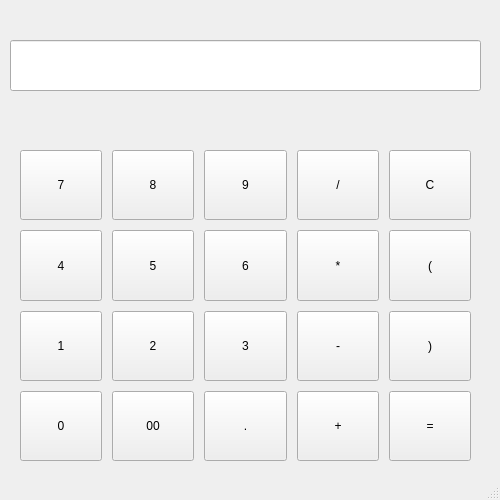
<?xml version="1.0" encoding="UTF-8"?>
<ui version="4.0">
 <class>MainWindow</class>
 <widget class="QMainWindow" name="MainWindow">
  <property name="geometry">
   <rect>
    <x>0</x>
    <y>0</y>
    <width>500</width>
    <height>500</height>
   </rect>
  </property>
  <property name="windowTitle">
   <string>Калькулятор</string>
  </property>
  <widget class="QWidget" name="centralwidget">
   <widget class="QWidget" name="gridLayoutWidget">
    <property name="geometry">
     <rect>
      <x>10</x>
      <y>140</y>
      <width>471</width>
      <height>331</height>
     </rect>
    </property>
    <layout class="QGridLayout" name="gridLayout">
     <property name="leftMargin">
      <number>10</number>
     </property>
     <property name="topMargin">
      <number>10</number>
     </property>
     <property name="rightMargin">
      <number>10</number>
     </property>
     <property name="bottomMargin">
      <number>10</number>
     </property>
     <property name="spacing">
      <number>10</number>
     </property>
     <item row="2" column="0">
      <widget class="QPushButton" name="one">
       <property name="sizePolicy">
        <sizepolicy hsizetype="Minimum" vsizetype="Expanding">
         <horstretch>0</horstretch>
         <verstretch>0</verstretch>
        </sizepolicy>
       </property>
       <property name="text">
        <string>1</string>
       </property>
      </widget>
     </item>
     <item row="1" column="0">
      <widget class="QPushButton" name="four">
       <property name="sizePolicy">
        <sizepolicy hsizetype="Minimum" vsizetype="Expanding">
         <horstretch>0</horstretch>
         <verstretch>0</verstretch>
        </sizepolicy>
       </property>
       <property name="text">
        <string>4</string>
       </property>
      </widget>
     </item>
     <item row="3" column="0">
      <widget class="QPushButton" name="zero">
       <property name="sizePolicy">
        <sizepolicy hsizetype="Minimum" vsizetype="Expanding">
         <horstretch>0</horstretch>
         <verstretch>0</verstretch>
        </sizepolicy>
       </property>
       <property name="text">
        <string>0</string>
       </property>
      </widget>
     </item>
     <item row="0" column="0">
      <widget class="QPushButton" name="seven">
       <property name="enabled">
        <bool>true</bool>
       </property>
       <property name="sizePolicy">
        <sizepolicy hsizetype="Minimum" vsizetype="Expanding">
         <horstretch>0</horstretch>
         <verstretch>0</verstretch>
        </sizepolicy>
       </property>
       <property name="text">
        <string>7</string>
       </property>
      </widget>
     </item>
     <item row="0" column="3">
      <widget class="QPushButton" name="slesh">
       <property name="sizePolicy">
        <sizepolicy hsizetype="Minimum" vsizetype="Expanding">
         <horstretch>0</horstretch>
         <verstretch>0</verstretch>
        </sizepolicy>
       </property>
       <property name="text">
        <string>/</string>
       </property>
      </widget>
     </item>
     <item row="0" column="2">
      <widget class="QPushButton" name="nine">
       <property name="sizePolicy">
        <sizepolicy hsizetype="Minimum" vsizetype="Expanding">
         <horstretch>0</horstretch>
         <verstretch>0</verstretch>
        </sizepolicy>
       </property>
       <property name="text">
        <string>9</string>
       </property>
      </widget>
     </item>
     <item row="0" column="1">
      <widget class="QPushButton" name="eight">
       <property name="sizePolicy">
        <sizepolicy hsizetype="Minimum" vsizetype="Expanding">
         <horstretch>0</horstretch>
         <verstretch>0</verstretch>
        </sizepolicy>
       </property>
       <property name="text">
        <string>8</string>
       </property>
      </widget>
     </item>
     <item row="0" column="4">
      <widget class="QPushButton" name="clear">
       <property name="sizePolicy">
        <sizepolicy hsizetype="Minimum" vsizetype="Expanding">
         <horstretch>0</horstretch>
         <verstretch>0</verstretch>
        </sizepolicy>
       </property>
       <property name="text">
        <string>C</string>
       </property>
      </widget>
     </item>
     <item row="1" column="1">
      <widget class="QPushButton" name="five">
       <property name="sizePolicy">
        <sizepolicy hsizetype="Minimum" vsizetype="Expanding">
         <horstretch>0</horstretch>
         <verstretch>0</verstretch>
        </sizepolicy>
       </property>
       <property name="text">
        <string>5</string>
       </property>
      </widget>
     </item>
     <item row="1" column="2">
      <widget class="QPushButton" name="six">
       <property name="sizePolicy">
        <sizepolicy hsizetype="Minimum" vsizetype="Expanding">
         <horstretch>0</horstretch>
         <verstretch>0</verstretch>
        </sizepolicy>
       </property>
       <property name="text">
        <string>6</string>
       </property>
      </widget>
     </item>
     <item row="1" column="3">
      <widget class="QPushButton" name="multiply">
       <property name="sizePolicy">
        <sizepolicy hsizetype="Minimum" vsizetype="Expanding">
         <horstretch>0</horstretch>
         <verstretch>0</verstretch>
        </sizepolicy>
       </property>
       <property name="text">
        <string>*</string>
       </property>
      </widget>
     </item>
     <item row="1" column="4">
      <widget class="QPushButton" name="left_bracket">
       <property name="sizePolicy">
        <sizepolicy hsizetype="Minimum" vsizetype="Expanding">
         <horstretch>0</horstretch>
         <verstretch>0</verstretch>
        </sizepolicy>
       </property>
       <property name="text">
        <string>(</string>
       </property>
      </widget>
     </item>
     <item row="2" column="1">
      <widget class="QPushButton" name="second">
       <property name="sizePolicy">
        <sizepolicy hsizetype="Minimum" vsizetype="Expanding">
         <horstretch>0</horstretch>
         <verstretch>0</verstretch>
        </sizepolicy>
       </property>
       <property name="text">
        <string>2</string>
       </property>
      </widget>
     </item>
     <item row="2" column="2">
      <widget class="QPushButton" name="three">
       <property name="sizePolicy">
        <sizepolicy hsizetype="Minimum" vsizetype="Expanding">
         <horstretch>0</horstretch>
         <verstretch>0</verstretch>
        </sizepolicy>
       </property>
       <property name="text">
        <string>3</string>
       </property>
      </widget>
     </item>
     <item row="2" column="3">
      <widget class="QPushButton" name="sub">
       <property name="sizePolicy">
        <sizepolicy hsizetype="Minimum" vsizetype="Expanding">
         <horstretch>0</horstretch>
         <verstretch>0</verstretch>
        </sizepolicy>
       </property>
       <property name="text">
        <string>-</string>
       </property>
      </widget>
     </item>
     <item row="2" column="4">
      <widget class="QPushButton" name="right_bracket">
       <property name="sizePolicy">
        <sizepolicy hsizetype="Minimum" vsizetype="Expanding">
         <horstretch>0</horstretch>
         <verstretch>0</verstretch>
        </sizepolicy>
       </property>
       <property name="text">
        <string>)</string>
       </property>
      </widget>
     </item>
     <item row="3" column="1">
      <widget class="QPushButton" name="double_zero">
       <property name="sizePolicy">
        <sizepolicy hsizetype="Minimum" vsizetype="Expanding">
         <horstretch>0</horstretch>
         <verstretch>0</verstretch>
        </sizepolicy>
       </property>
       <property name="text">
        <string>00</string>
       </property>
      </widget>
     </item>
     <item row="3" column="2">
      <widget class="QPushButton" name="point">
       <property name="sizePolicy">
        <sizepolicy hsizetype="Minimum" vsizetype="Expanding">
         <horstretch>0</horstretch>
         <verstretch>0</verstretch>
        </sizepolicy>
       </property>
       <property name="text">
        <string>.</string>
       </property>
      </widget>
     </item>
     <item row="3" column="3">
      <widget class="QPushButton" name="plus">
       <property name="sizePolicy">
        <sizepolicy hsizetype="Minimum" vsizetype="Expanding">
         <horstretch>0</horstretch>
         <verstretch>0</verstretch>
        </sizepolicy>
       </property>
       <property name="text">
        <string>+</string>
       </property>
      </widget>
     </item>
     <item row="3" column="4">
      <widget class="QPushButton" name="rersult">
       <property name="sizePolicy">
        <sizepolicy hsizetype="Minimum" vsizetype="Expanding">
         <horstretch>0</horstretch>
         <verstretch>0</verstretch>
        </sizepolicy>
       </property>
       <property name="text">
        <string>=</string>
       </property>
      </widget>
     </item>
    </layout>
   </widget>
   <widget class="QLineEdit" name="lineEdit">
    <property name="geometry">
     <rect>
      <x>10</x>
      <y>40</y>
      <width>471</width>
      <height>51</height>
     </rect>
    </property>
    <property name="font">
     <font>
      <pointsize>14</pointsize>
     </font>
    </property>
    <property name="cursor">
     <cursorShape>IBeamCursor</cursorShape>
    </property>
    <property name="layoutDirection">
     <enum>Qt::LeftToRight</enum>
    </property>
    <property name="alignment">
     <set>Qt::AlignRight|Qt::AlignTrailing|Qt::AlignVCenter</set>
    </property>
   </widget>
  </widget>
  <widget class="QStatusBar" name="statusbar"/>
 </widget>
 <resources/>
 <connections/>
</ui>
